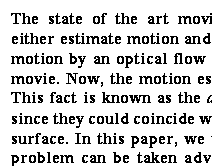
#> input picture CV_2/text.bmp, 212 x 166 px
$ python CV_2.py   (older library calls are emulated)
#> lines starting #> are read from the running program, lines starting #| are printed output that depends on the picture; after the words box and inside, x2 and y2 are one past the last pixel; in counts of white or black regions, pixels touching at a corner belong together
#> further down, text is the input picture: shape (166, 212, 3); values 25 (black) and 229 (white), 82.9% white; black in thin lines or dots, all inside (x1, y1, x2, y2) = (11, 13, 212, 166)
import cv2


__author__ = 'atamas'


def text_mask(input_image):
    with_blur = cv2.GaussianBlur(input_image, (3, 3), 0.5)
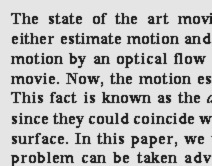
#> with_blur: shape (166, 212); min 25, max 229, mean 194.2
    laplacian = cv2.Laplacian(with_blur, cv2.CV_8U, ksize=3)
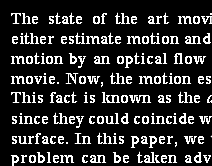
#> laplacian: shape (166, 212); min 0, max 255, mean 43
    (thresh, mask) = cv2.threshold(laplacian, 127, 255, cv2.THRESH_BINARY)
    return mask


text = cv2.imread("text.bmp", cv2.CV_LOAD_IMAGE_COLOR)
mask = text_mask(cv2.cvtColor(text, cv2.COLOR_RGB2GRAY))
# processedImage = cv2.erode(text, cv2.getStructuringElement(cv2.MORPH_RECT, (2, 2)), iterations=1)
processedImage = cv2.dilate(mask, cv2.getStructuringElement(cv2.MORPH_RECT, (2, 4)), iterations=1)
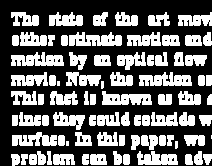
#> processedImage: shape (166, 212); 38.2% white; 79 white regions (3 under 20 px), largest, box (x1, y1, x2, y2) and area: (69, 32, 122, 46) 538, (11, 52, 64, 66) 517, (139, 72, 192, 86) 517
processedImage = cv2.dilate(processedImage, cv2.getStructuringElement(cv2.MORPH_RECT, (3, 1)), iterations=1)
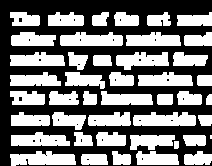
#> processedImage: shape (166, 212); 46.9% white; 44 white regions (1 under 20 px)
# processedImage = cv2.erode(processedImage, cv2.getStructuringElement(cv2.MORPH_RECT, (3, 1)), iterations=1)
cv2.imwrite("processed.bmp", processedImage)
contours, hierarchy = cv2.findContours(processedImage, cv2.RETR_TREE, cv2.CHAIN_APPROX_SIMPLE)
#> contours = 75 contours, 32 with area under 20; largest, box (x1, y1, x2, y2) and area: (10, 151, 76, 166) 653, (60, 32, 123, 46) 653, (133, 112, 196, 126) 652, (11, 132, 70, 146) 574, (116, 52, 169, 70) 572

for cnt in contours:
    poly = cv2.approxPolyDP(cnt, 3, True)
    rectangle = cv2.boundingRect(poly)
    if rectangle[2] > 5 and rectangle[3] > 5:
        cv2.rectangle(text, (rectangle[0], rectangle[1] - 2), (rectangle[0] + rectangle[2], rectangle[1] + rectangle[3] - 2)
                      , (0, 255, 33))
#> this loop made 75 passes
#> (poly, rectangle) on passes 1, 3, 4, 6, 9, 11, 15, 16, 17, 19: ([[81, 156], [82, 164], [107, 164], [105, 154]], (81, 154, 27, 11)), ([[211, 154], [185, 154], [184, 163], [209, 164]], (184, 154, 28, 11)), ([[136, 154], [137, 164], [178, 164], [176, 154]], (136, 154, 43, 11)), ([[112, 151], [113, 164], [130, 163], [129, 154]], (112, 151, 19, 14)), ([[174, 141], [177, 148], [178, 141]], (174, 141, 5, 8)), ([[183, 135], [186, 145], [205, 144], [204, 135]], (183, 135, 23, 11)), ([[74, 132], [74, 145], [92, 145], [90, 135]], (74, 132, 19, 14)), ([[81, 138], [81, 142]], (81, 138, 1, 5)), ([[11, 135], [11, 145], [69, 145], [64, 135]], (11, 135, 59, 11)), ([[32, 140], [35, 141]], (32, 140, 4, 2))
#> rectangle on passes 2, 5, 7, 12, 13, 14: (86, 159, 1, 1), (141, 158, 1, 1), (10, 154, 66, 12), (130, 135, 45, 15), (96, 132, 30, 14), (101, 139, 1, 1)
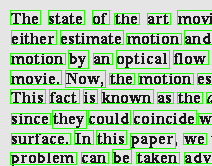
#> text: shape (166, 212, 3); 11.16% of pixels changed, all inside (x1, y1, x2, y2) = (10, 10, 212, 165)

cv2.imwrite('output.bmp', text)
